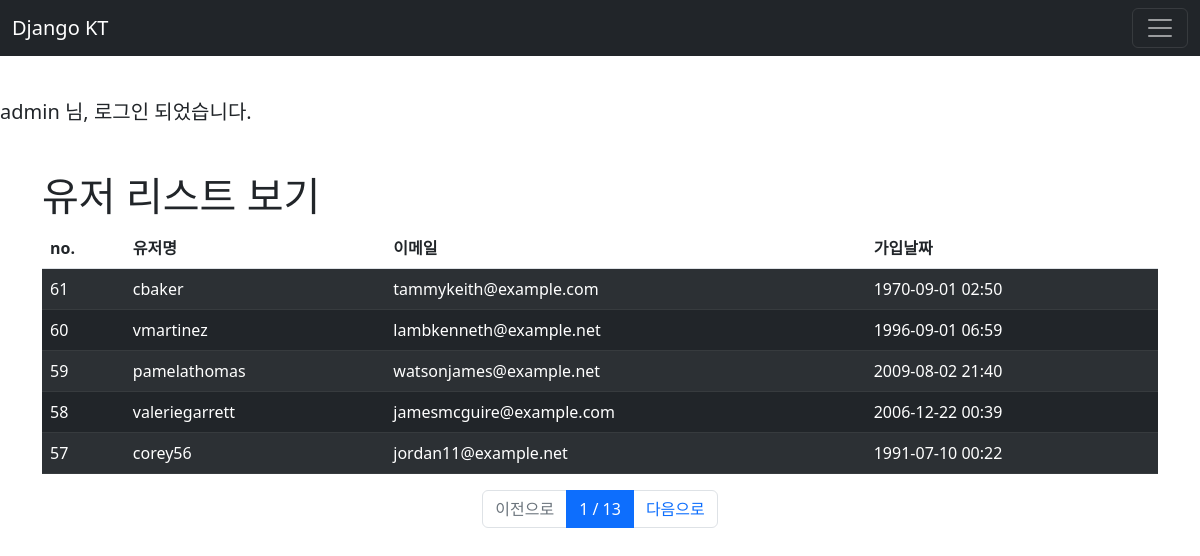
The page /users/ (signed in) on the database its author committed.
### user/models.py (models this page shows, shortened)
class User(AbstractUser):
    register_date = models.DateTimeField(auto_now_add=True, verbose_name="등록날짜")
    class Meta:
        verbose_name = "사용자"
        verbose_name_plural = "사용자"

### user/views.py (the view)
# urls.py: path("users/", user_list_view, name="user_list"),
@login_required
def user_list_view(request):
    print("userlist 보기")
    page = int(request.GET.get("page", 1))
    users = User.objects.all().order_by("-id")     # 모든 유저정보 가져오기(내림차순)
    paginator = Paginator(users, 5)               # 10개씩 보여주기
    users = paginator.get_page(page)
    return render(request, "users.html", {"users": users})

### templates/users.html (shortened to what this page needs)
{% extends "base.html" %}
{% load static %}
  {% block content %}
  <div class="container">
  <div class="row mt-5">
    <div class="col-12">
      <h1>유저 리스트 보기</h1>
      <table class="table table-striped table-border">
        <thead class="thead-light">
          <tr>
            <th scope="col">no.</th>
            <th scope="col">유저명</th>
            <th scope="col">이메일</th>
            <th scope="col">가입날짜</th>
          </tr>
        </thead>
        <tbody class="table-dark">
          {% for user in users %}
          <tr>
            <td scope="row">{{ user.id }}</td>
            <td>{{ user.username }}</td>
            <td>{{ user.email }}</td>
            <td>{{ user.register_date|date:'Y-m-d H:i' }}</td>
          </tr>
          {% endfor %}
        </tbody>
      </table>
    </div>
  </div>
  <nav>
    <ul class="pagination justify-content-center">
      {% if users.has_previous %}
      <li class="page-item">
        <a class="page-link" href="?page={{ users.previous_page_number }}">이전으로</a>
      </li>
      {% else %}
      <li class="page-item disabled">
        <a class="page-link" href="#">이전으로</a>
      </li>
      {% endif %}
      <li class="page-item active">
        <a class="page-link" href="#">{{ users.number }} / {{ users.paginator.num_pages }}</a>
      </li>
      {% if users.has_next %}
      <li class="page-item">
        <a class="page-link" href="?page={{ users.next_page_number }}">다음으로</a>
      {% else %}
      <li class="page-item disabled">
        <a class="page-link disabled" href="#">다음으로</a>
      {% endif %}
      </li>
    </ul>
  </nav>
  </div>
  {% endblock %}

### templates/base.html (shortened to what this page needs)
{% load static %}
<!doctype html>
<html lang="en">
<head>
    <link href="https://cdn.jsdelivr.net/npm/bootstrap@5.2.0/dist/css/bootstrap.min.css" rel="stylesheet"
>
</head>
<body>
    <nav class="navbar navbar-dark bg-dark fixed-top">
        <div class="container-fluid">
            <a class="navbar-brand" href="/">Django KT</a>
            <button class="navbar-toggler" type="button" data-bs-toggle="offcanvas" data-bs-target="#offcanvasDarkNavbar"
                aria-controls="offcanvasDarkNavbar">
                <span class="navbar-toggler-icon"></span>
            </button>
        </div>
    </nav>
    {% if user.is_authenticated %}
        <h5>{{ user.username }} 님, 로그인 되었습니다. </h5>
    {% endif %}
    {% block content %}
    {% endblock %}
</body>
</html>

### templates/base.html (style rules this page uses)
body { margin-top: 100px; }

### rows shown on the page
User: username "admin"
User: id "61", username "cbaker", email "tammykeith@example.com", register_date "1970-09-01 02:50"
User: id "60", username "vmartinez", email "lambkenneth@example.net", register_date "1996-09-01 06:59"
User: id "59", username "pamelathomas", email "watsonjames@example.net", register_date "2009-08-02 21:40"
User: id "58", username "valeriegarrett", email "jamesmcguire@example.com", register_date "2006-12-22 00:39"
User: id "57", username "corey56", email "jordan11@example.net", register_date "1991-07-10 00:22"

### other values the page prints
{{ users.number }} "1"
{{ users.paginator.num_pages }} "13"
